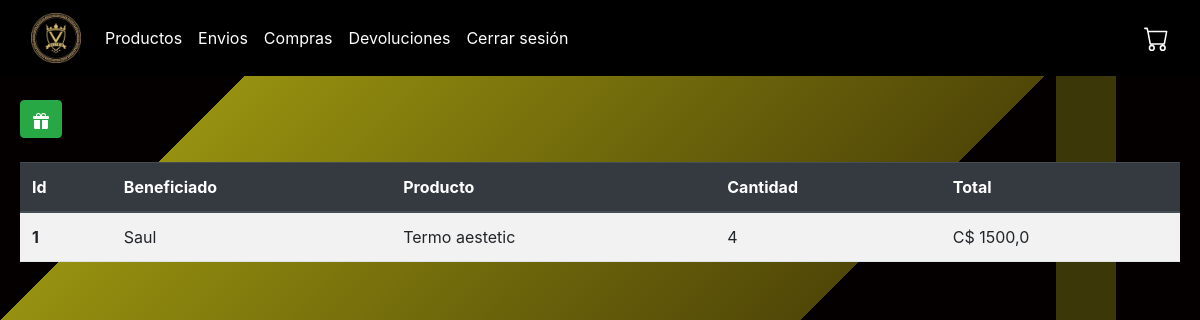
Before: /regalias (signed in) with the older database file.
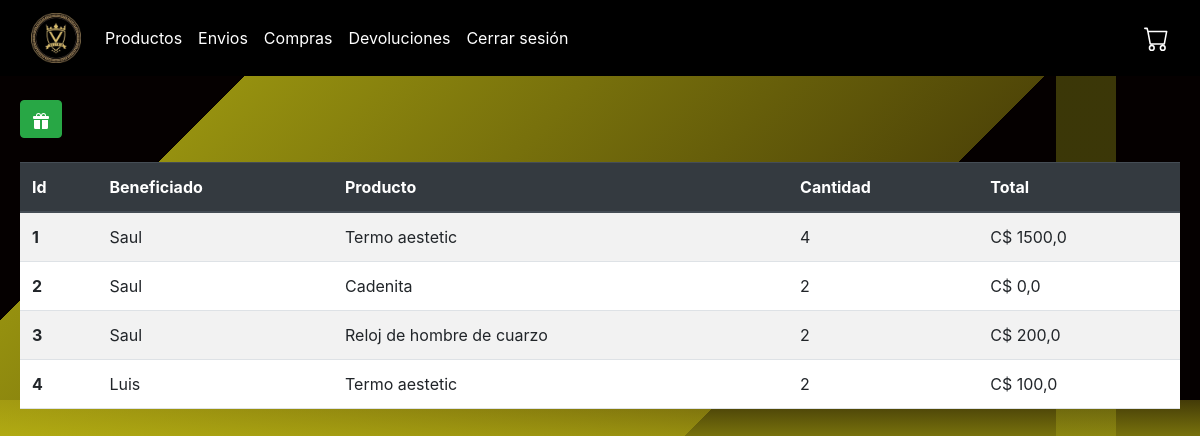
After: the same page with the newer database file.
### plus/models.py (models this page shows, shortened)
class Regalias(models.Model):
    cantidad = models.IntegerField()
    monto_total = models.FloatField()
    fecha_regalia = models.DateField(auto_now_add=True)
    beneficiado = models.CharField(max_length=50)
    justificacion = models.CharField(max_length=50)
    producto = models.ForeignKey(Producto, on_delete=models.CASCADE)

class Producto(models.Model):
    descripcion = models.CharField(max_length=100, default='Sin descripción')
    precio = models.FloatField()
    nombre = models.CharField(max_length=40)
    cantidad = models.IntegerField()
    peso = models.FloatField()
    imagen = models.URLField(
        verbose_name='Imagen del producto',
        default='https://upload.wikimedia.org/wikipedia/commons/thumb/d/da/Imagen_no_disponible.svg/768px-Imagen_no_disponible.svg.png'
    )

### plus/views.py (the view)
# urls.py: path('regalias',views.regalias,name="regalias"),
@staff_required
def regalias(request):
    regalia = Regalias.objects.all()
    return render(request, "plus/administracion/regalia.html",{
        'regalias' : regalia
    })

### plus/views.py (called while the page is built)
def is_staff_user(user):
    return user.is_staff

### plus/templates/plus/administracion/regalia.html (shortened to what this page needs)
{% extends "plus/administracion/layout.html" %}
{% block body %}
    <div>
        <form action="{% url 'registro_regalias' %}">
            <button type="submit" class="btn btn-success" style="margin-left: 20px;"></button>
        </form>
    </div>
    <div style="display: flex; gap: 10px; flex-grow: 1;">
        <table style="margin: 0 20px; flex: 1;" class="table table-striped">
            <thead class="thead-dark">
                <tr>
                    <th scope="col">Id</th>
                    <th scope="col">Beneficiado</th>
                    <th scope="col">Producto</th>
                    <th scope="col">Cantidad</th>
                    <th scope="col">Total</th>
                </tr>
            </thead>
            <tbody>
                {% for regalia in regalias %}
                <tr>
                    <th scope="row">{{ regalia.id }}</th>
                    <td>{{ regalia.beneficiado }}</td>
                    <td>{{ regalia.producto.nombre }}</td>
                    <td>{{ regalia.cantidad }}</td>
                    <td>C$ {{ regalia.monto_total }}</td>
                </tr>
                {% endfor %}
            </tbody>
        </table>
    </div>
{% endblock %}

### plus/templates/plus/administracion/layout.html (shortened to what this page needs)
{% load static %}
<!DOCTYPE html>
<html lang="en">
    <head>
        <link rel="stylesheet" href="https://stackpath.bootstrapcdn.com/bootstrap/4.4.1/css/bootstrap.min.css">
        <link href="{% static '/styleAdmin.css' %}" rel="stylesheet">
        <link href="https://cdn.jsdelivr.net/npm/bootstrap@5.3.3/dist/css/bootstrap.min.css" rel="stylesheet">
        <link href="https://cdn.jsdelivr.net/npm/bootstrap@5.3.3/dist/css/bootstrap.min.css" rel="stylesheet">
        <link href="https://stackpath.bootstrapcdn.com/bootstrap/5.3.0/css/bootstrap.min.css" rel="stylesheet">
        <link href="https://stackpath.bootstrapcdn.com/bootstrap/4.5.2/css/bootstrap.min.css" rel="stylesheet">
    </head>
    <body>
        <nav class="navbar navbar-expand-lg custom-navbar" style="background-color: #000000;">
            <div class="container-fluid">
                <a class="navbar-brand" href="#" style="color: white;">
                    <img src="{% static 'images/valyrio_plus.png' %}" alt="Logo" width="50" height="50">
                </a>
                <div class="collapse navbar-collapse" id="navbarNavAltMarkup">
                    <div class="navbar-nav me-auto">
                        {% if user.is_authenticated %}
                        <a class="nav-link active" aria-current="page" href="{% url 'prods' %}" style="color: white;">Productos</a>
                        <a class="nav-link active" aria-current="page" href="{% url 'envios' %} " style="color: white;">Envios</a>
                        <a class="nav-link active" aria-current="page" href="{% url 'compras' %}" style="color: white;">Compras</a>
                        <a class="nav-link active" aria-current="page" href="{% url 'devolucion' %}" style="color: white;">Devoluciones</a>
                        <a class="nav-link active" aria-current="page" href="{% url 'logout' %}" style="color: white;">Cerrar sesión</a>
                        {% else %}
                        <a class="nav-link active" aria-current="page" href="{% url 'loggin' %}" style="color: white;">Iniciar sesión</a>
                        {% endif %}
                    </div>
                    <div class="d-flex align-items-center ms-auto">
                        <a href="{% url 'carrito' %}">
                        </a>
                    </div>
                </div>
            </div>
        </nav>
        {% block body %}
        {% endblock %}
    </body>
</html>

### plus/static/styleAdmin.css (style rules this page uses)
html, body { margin: 0; padding: 0; height: 100%; }
body { background-image: linear-gradient(90deg, transparent 0%, transparent 88%, rgba(184, 182, 26, 0.3) 88%, rgba(184, 182, 26, 0.3) 93%, transparent 93%, transparent 100%), linear-gradient(135deg, transparent 0%, transparent 83%, rgba(203, 198, 21, 0.3) 83%, rgba(203,198,21, 0.73) 91%, transparent 91%, transparent 100%), linear-gradient(0deg, transparent 0%, transparent 43%, rgba(203,198,21, 0.73) 43%, rgba(211, 195, 24, 0.3) 50%, transparent 50%, transparent 100%), linear-gradient(135deg, transparent 0%, transparent 16%,rgba(203,198,21, 0.73) 16%, rgba(255, 235, 25, 0.3) 56%, transparent 56%, transparent 100%), linear-gradient(90deg, rgb(5, 0, 0), rgb(5, 0, 0)); }

Changed rows visible on the page:
added Regalias: id "2", beneficiado "Saul", producto.nombre "Cadenita", cantidad "2", monto_total "0,0"
added Regalias: id "3", beneficiado "Saul", producto.nombre "Reloj de hombre de cuarzo", cantidad "2", monto_total "200,0"
added Regalias: id "4", beneficiado "Luis", producto.nombre "Termo aestetic", cantidad "2", monto_total "100,0"
